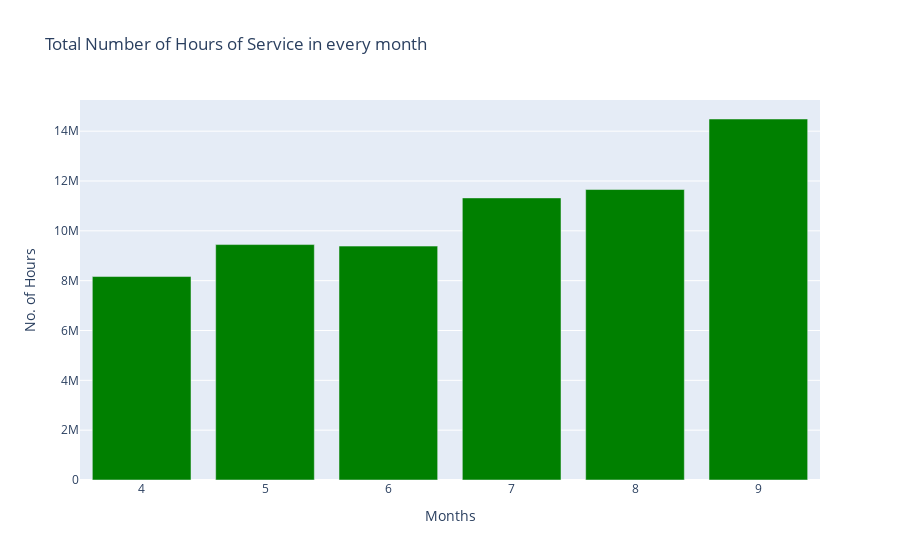

Write notebook code for a chart like this one.
### Markdown cell above
### Total Number of Hours of service in every month

### Code cell
fig = px.bar(x = df.groupby('month')['hour'].sum().index,
             y = df.groupby('month')['hour'].sum(),
             title="Total Number of Hours of Service in every month" ,
             labels = {
                 'x' : 'Months' ,
                 'y' : 'No. of Hours'
             },
             
            )
fig.update_traces(marker_color='green')
fig.show()

### Figure 1 — Plotly figure (JSON) as saved in the notebook; plotly's stock layout.template omitted (floating-point values rounded to 4 significant figures)
{"data": [{"alignmentgroup": "True", "hovertemplate": "Months=%{x}<br>No. of Hours=%{y}<extra></extra>", "legendgroup": "", "marker": {"color": "green"}, "name": "", "offsetgroup": "", "orientation": "v", "showlegend": false, "textposition": "auto", "type": "bar", "x": [4, 5, 6, 7, 8, 9], "xaxis": "x", "y": [8165748, 9448974, 9386939, 11321420, 11658535, 14488851], "yaxis": "y"}], "layout": {"barmode": "relative", "legend": {"tracegroupgap": 0}, "title": {"text": "Total Number of Hours of Service in every month"}, "xaxis": {"anchor": "y", "domain": [0, 1], "title": {"text": "Months"}}, "yaxis": {"anchor": "x", "domain": [0, 1], "title": {"text": "No. of Hours"}}}}
